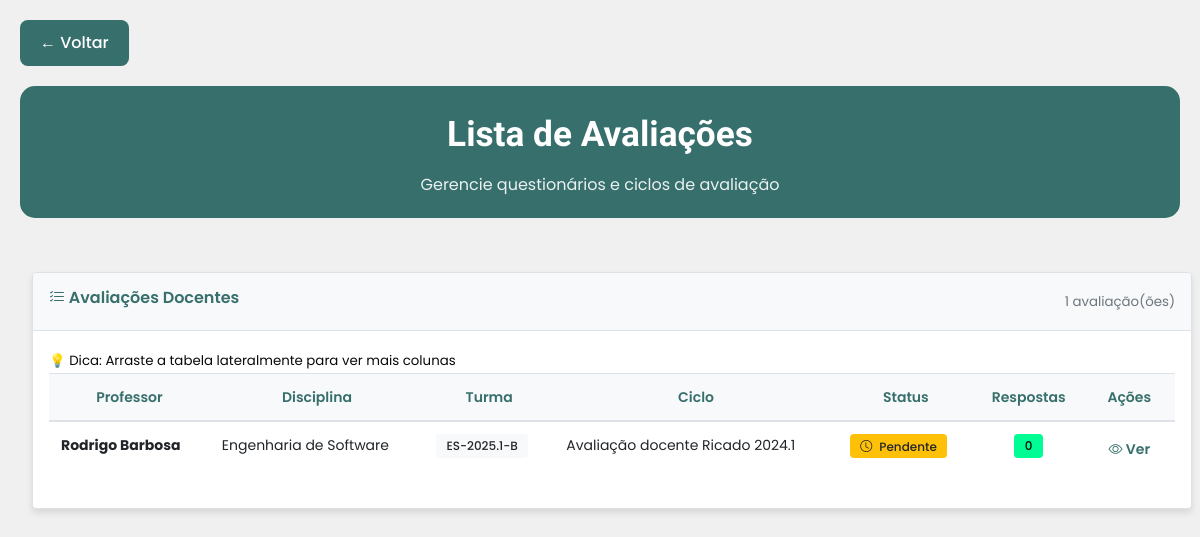
The app's page /avaliacoes/ (signed in), older data.
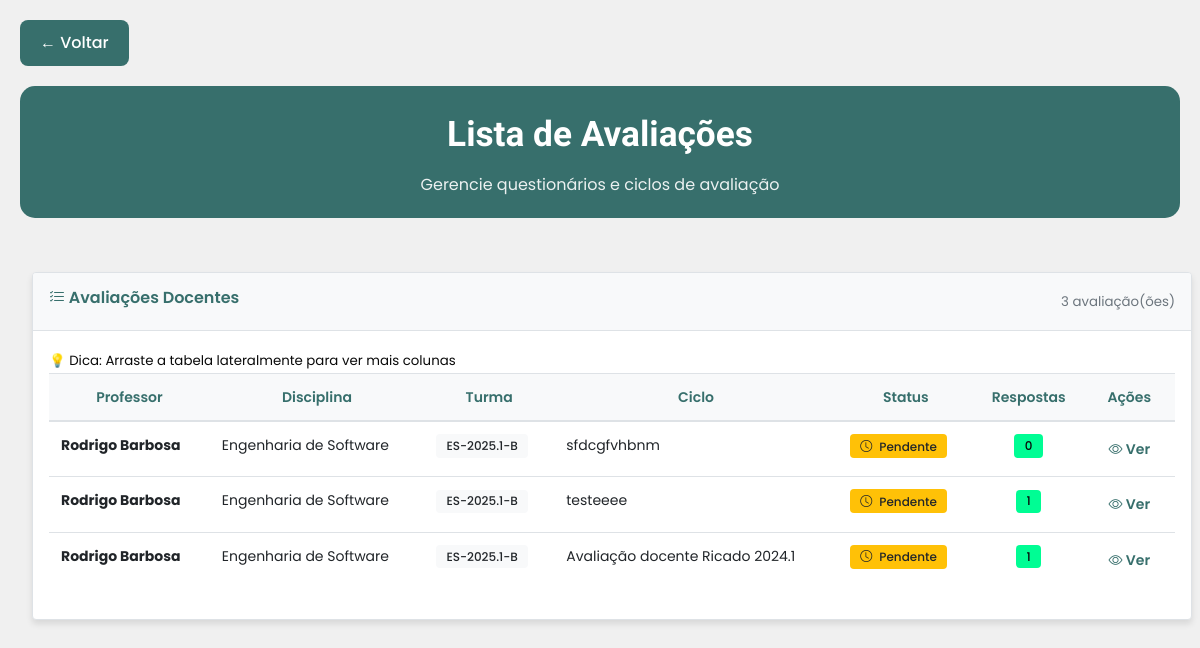
The same page, newer data.
### avaliacao_docente/models/models_originais.py (models this page shows, shortened)
class AvaliacaoDocente(models.Model):
    STATUS_CHOICES = [
        ("pendente", "Pendente"),
        ("em_andamento", "Em Andamento"),
        ("finalizada", "Finalizada"),
        ("cancelada", "Cancelada"),
    ]
    ciclo = models.ForeignKey(
        CicloAvaliacao, on_delete=models.CASCADE, related_name="avaliacoes"
    )
    turma = models.ForeignKey(
        Turma, on_delete=models.CASCADE, related_name="avaliacoes_docente"
    )
    professor = models.ForeignKey(
        PerfilProfessor, on_delete=models.CASCADE, related_name="avaliacoes_recebidas"
    )
    disciplina = models.ForeignKey(
        Disciplina, on_delete=models.CASCADE, related_name="avaliacoes_docente"
    )
    status = models.CharField(max_length=15, choices=STATUS_CHOICES, default="pendente")
    data_criacao = models.DateTimeField(auto_now_add=True)
    data_atualizacao = models.DateTimeField(auto_now=True)
    class Meta:
        unique_together = ["ciclo", "turma", "professor", "disciplina"]
        ordering = ["-data_criacao"]
        verbose_name = "Avaliação Docente"
        verbose_name_plural = "Avaliações Docentes"
    def total_respostas(self):
        return self.respostas.values("aluno").distinct().count()

class PerfilProfessor(models.Model):
    user = models.OneToOneField(
        User, on_delete=models.CASCADE, related_name="perfil_professor"
    )
    registro_academico = models.CharField(max_length=45)
    objects = models.Manager()  # Manager padrão
    non_admin = PerfilProfessorManager()  # Manager que exclui admins

class Disciplina(models.Model):
    TIPO_CHOICES = [
        ("Obrigatória", "Obrigatória"),
        ("Optativa", "Optativa"),
    ]
    disciplina_nome = models.CharField(max_length=100)
    disciplina_sigla = models.CharField(max_length=45)
    disciplina_tipo = models.CharField(max_length=45, choices=TIPO_CHOICES)
    curso = models.ForeignKey(
        Curso, on_delete=models.CASCADE, related_name="disciplinas"
    )
    professor = models.ForeignKey(
        PerfilProfessor, on_delete=models.CASCADE, related_name="disciplinas"
    )
    periodo_letivo = models.ForeignKey(
        PeriodoLetivo, on_delete=models.CASCADE, related_name="disciplinas"
    )

class Turma(models.Model):
    TURNO_CHOICES = [
        ("matutino", "Matutino"),
        ("vespertino", "Vespertino"),
        ("noturno", "Noturno"),
    ]
    STATUS_CHOICES = [
        ("ativa", "Ativa"),
        ("finalizada", "Finalizada"),
    ]
    codigo_turma = models.CharField(max_length=100, unique=True)  # Ex: "INFO3A-2024.1"
    disciplina = models.ForeignKey(
        Disciplina, on_delete=models.CASCADE, related_name="turmas"
    )
    turno = models.CharField(max_length=15, choices=TURNO_CHOICES)
    status = models.CharField(max_length=15, choices=STATUS_CHOICES, default="ativa")
    data_criacao = models.DateTimeField(auto_now_add=True)
    class Meta:
        unique_together = ["disciplina", "turno"]
        ordering = ["disciplina__periodo_letivo", "disciplina__disciplina_nome"]

class CicloAvaliacao(models.Model):
    nome = models.CharField(max_length=100)  # Ex: "Avaliação Docente 2024.1"
    periodo_letivo = models.ForeignKey(
        PeriodoLetivo, on_delete=models.CASCADE, related_name="ciclos_avaliacao"
    )
    data_inicio = models.DateTimeField()
    data_fim = models.DateTimeField()
    questionario = models.ForeignKey(
        QuestionarioAvaliacao, on_delete=models.CASCADE, related_name="ciclos"
    )
    ativo = models.BooleanField(default=True)
    permite_avaliacao_anonima = models.BooleanField(default=True)
    permite_multiplas_respostas = models.BooleanField(default=False)
    enviar_lembrete_email = models.BooleanField(default=True)
    turmas = models.ManyToManyField(
        Turma,
        related_name="ciclos_avaliacao",
        blank=True,
        verbose_name="Turmas que devem responder",
        help_text="Selecione as turmas que devem participar desta avaliação",
    )
    data_criacao = models.DateTimeField(auto_now_add=True)
    criado_por = models.ForeignKey(
        User, on_delete=models.CASCADE, related_name="ciclos_criados"
    )
    class Meta:
        ordering = ["-data_inicio"]
        verbose_name = "Ciclo de Avaliação"
        verbose_name_plural = "Ciclos de Avaliação"

### avaliacao_docente/views.py (the view)
# urls.py: path("avaliacoes/", views.listar_avaliacoes, name="listar_avaliacoes"),
@login_required
def listar_avaliacoes(request):
    if check_user_permission(request.user, ["professor"]) and not check_user_permission(
        request.user, ["coordenador", "admin"]
    ):
        messages.error(
            request,
            "Professores não têm acesso direto à listagem geral de avaliações.",
        )
        return redirect("inicio")
    if hasattr(request.user, "perfil_aluno"):
        from django.db.models import Q
        from django.utils import timezone
        turmas_aluno = request.user.perfil_aluno.matriculas.filter(
            status="ativa"
        ).values_list("turma_id", flat=True)
        now = timezone.now()
        avaliacoes_disponiveis = (
            AvaliacaoDocente.objects.filter(
                ciclo__ativo=True,
                ciclo__data_inicio__lte=now,
                ciclo__data_fim__gte=now,
                turma_id__in=turmas_aluno,
                status__in=["pendente", "em_andamento"],
            )
            .exclude(respostas__aluno=request.user.perfil_aluno)
            .distinct()
            .order_by("-data_criacao")
        )
        avaliacoes = avaliacoes_disponiveis
        titulo = "Avaliações Disponíveis para Responder"
        ciclos = []
    else:
        avaliacoes = AvaliacaoDocente.objects.filter(ciclo__ativo=True).order_by(
            "-data_criacao"
        )
        titulo = "Avaliações Docentes"
        from django.utils import timezone
        now = timezone.now()
        ciclos_queryset = CicloAvaliacao.objects.filter(ativo=True)
        ciclos_em_andamento = []
        ciclos_finalizados = []
        for c in ciclos_queryset:
            if c.data_fim < now:
                ciclos_finalizados.append(c)
            else:
                ciclos_em_andamento.append(c)
        ciclos = {
            "em_andamento": ciclos_em_andamento,
            "finalizados": ciclos_finalizados,
        }
    paginator = Paginator(avaliacoes, 10)
    page_number = request.GET.get("page")
    page_obj = paginator.get_page(page_number)
    context = {
        "avaliacoes": page_obj,
        "ciclos": ciclos,
        "titulo": titulo,
        "ciclos_em_andamento": (
            ciclos.get("em_andamento")
            if not hasattr(request.user, "perfil_aluno")
            else []
        ),
        "ciclos_finalizados": (
            ciclos.get("finalizados")
            if not hasattr(request.user, "perfil_aluno")
            else []
        ),
    }
    return render(request, "avaliacoes/listar_avaliacoes.html", context)

### templates/avaliacoes/listar_avaliacoes.html (shortened to what this page needs)
{% load static %}
{% load user_tags %}
<!DOCTYPE html>
<html lang="pt-br">
<head>
    <link rel="stylesheet" href="{% static 'css/global.css' %}">
    <link rel="stylesheet" href="{% static 'css/avaliacoes.css' %}">
</head>
<body>
    <main>
        <div class="container">
            <a href="{% url 'inicio' %}" class="back-button">← Voltar</a>
            <div class="header">
                <h1>Lista de Avaliações</h1>
                <p>Gerencie questionários e ciclos de avaliação</p>
            </div>
<div class="row g-4">
    <div class="col-12">
        <div class="card card-custom">
            <div class="card-header d-flex justify-content-between align-items-center">
                <h6 class="card-title mb-0">
                    <i class="bi bi-list-check"></i> {{ titulo }}
                </h6>
                {% if avaliacoes %}
                    <small class="text-muted">{{ avaliacoes|length }} avaliação(ões)</small>
                {% endif %}
            </div>
            <div class="card-body">
                {% if avaliacoes %}
                    {% if user|has_role:"aluno" %}
                    <div class="row g-3">
                        {% for avaliacao in avaliacoes %}
                        <div class="col-md-6 col-lg-4">
                            <div class="avaliacao-item">
                                <div class="avaliacao-header">
                                    <h5 class="avaliacao-titulo">{{ avaliacao.disciplina.disciplina_nome }}</h5>
                                </div>
                                <div class="avaliacao-body">
                                    <div class="info-item">
                                        <span class="info-label">
                                            <i class="bi bi-person"></i> Professor:
                                        </span>
                                        <span class="info-value">{{ avaliacao.professor.user.get_full_name }}</span>
                                    </div>
                                    <div class="info-item">
                                        <span class="info-label">
                                            <i class="bi bi-collection"></i> Turma:
                                        </span>
                                        <span class="info-value">{{ avaliacao.turma.codigo_turma }}</span>
                                    </div>
                                    <div class="info-item">
                                        <span class="info-label">
                                            <i class="bi bi-clock"></i> Ciclo:
                                        </span>
                                        <span class="info-value">{{ avaliacao.ciclo.nome }}</span>
                                    </div>
                                    <div class="info-item">
                                        <span class="info-label">
                                            <i class="bi bi-calendar-range"></i> Período:
                                        </span>
                                        <span class="info-value">
                                            {{ avaliacao.ciclo.data_inicio|date:"d/m/Y" }} - {{ avaliacao.ciclo.data_fim|date:"d/m/Y" }}
                                        </span>
                                    </div>
                                </div>
                                {% if avaliacao.ciclo.ativo and avaliacao.status != 'finalizada' %}
                                <div class="avaliacao-footer">
                                    <a href="{% url 'responder_avaliacao' avaliacao.id %}" class="btn btn-primary-custom w-100">
                                        <i class="bi bi-pencil-square"></i> Responder Avaliação
                                    </a>
                                </div>
                                {% else %}
                                <div class="avaliacao-footer">
                                    <button class="btn btn-secondary w-100" disabled>
                                        <i class="bi bi-stop-circle"></i> Encerrada
                                    </button>
                                </div>
                                {% endif %}
                            </div>
                        </div>
                        {% endfor %}
                    </div>
                    {% else %}
                                        <div class="table-scroll-hint">
                        <small>💡 Dica: Arraste a tabela lateralmente para ver mais colunas</small>
                    </div>
                    <div class="table-responsive">
                        <table class="table table-hover">
                            <thead class="table-light">
                                <tr>
                                    <th>Professor</th>
                                    <th>Disciplina</th>
                                    <th>Turma</th>
                                    <th>Ciclo</th>
                                    <th>Status</th>
                                    <th class="text-center">Respostas</th>
                                    <th class="text-center">Ações</th>
                                </tr>
                            </thead>
                            <tbody>
                                {% for avaliacao in avaliacoes %}
                                <tr>
                                    <td>
                                        <strong>{{ avaliacao.professor.user.get_full_name }}</strong>
                                    </td>
                                    <td>
                                        {{ avaliacao.disciplina.disciplina_nome }}
                                    </td>
                                    <td>
                                        <span class="badge bg-light text-dark">{{ avaliacao.turma.codigo_turma }}</span>
                                    </td>
                                    <td>
                                        {{ avaliacao.ciclo.nome }}
                                    </td>
                                    <td>
                                        {% if avaliacao.status == 'pendente' %}
                                            <span class="badge bg-warning">
                                                <i class="bi bi-clock"></i> Pendente
                                            </span>
                                        {% elif avaliacao.status == 'em_andamento' %}
                                            <span class="badge bg-info">
                                                <i class="bi bi-hourglass-split"></i> Em Andamento
                                            </span>
                                        {% elif avaliacao.status == 'finalizada' %}
                                            <span class="badge bg-success">
                                                <i class="bi bi-check-circle"></i> Finalizada
                                            </span>
                                        {% else %}
                                            <span class="badge bg-secondary">
                                                <i class="bi bi-question-circle"></i> {{ avaliacao.get_status_display }}
                                            </span>
                                        {% endif %}
                                    </td>
                                    <td class="text-center">
                                        <span class="badge bg-primary-custom">{{ avaliacao.total_respostas }}</span>
                                    </td>
                                    <td class="text-center">
                                        <a href="{% url 'visualizar_avaliacao' avaliacao.id %}"
                                           class="btn btn-outline-primary-custom btn-sm"
                                           title="Visualizar Avaliação"
                                          >
                                            <i class="bi bi-eye"></i> Ver
                                        </a>
                                    </td>
                                </tr>
                                {% endfor %}
                            </tbody>
                        </table>
                    </div>
                    {% endif %}
                {% endif %}
            </div>
        </div>
    </div>
</div>
        </div>
    </main>
</body>
</html>

Row changes from the older to the newer data that the page shows:
added AvaliacaoDocente: professor.user.get_full_name "Rodrigo Barbosa", disciplina.disciplina_nome "Engenharia de Software", turma.codigo_turma "ES-2025.1-B", ciclo.nome "sfdcgfvhbnm", status "pendente" (drawn), total_respostas "0"
added AvaliacaoDocente: professor.user.get_full_name "Rodrigo Barbosa", disciplina.disciplina_nome "Engenharia de Software", turma.codigo_turma "ES-2025.1-B", ciclo.nome "testeeee", status "pendente" (drawn), total_respostas "1"
computed for AvaliacaoDocente "Avaliação docente Ricado 2024.1": total_respostas "0" → "1"
Text that changed along with them:
{{ avaliacoes|length }}: "1" → "3"
